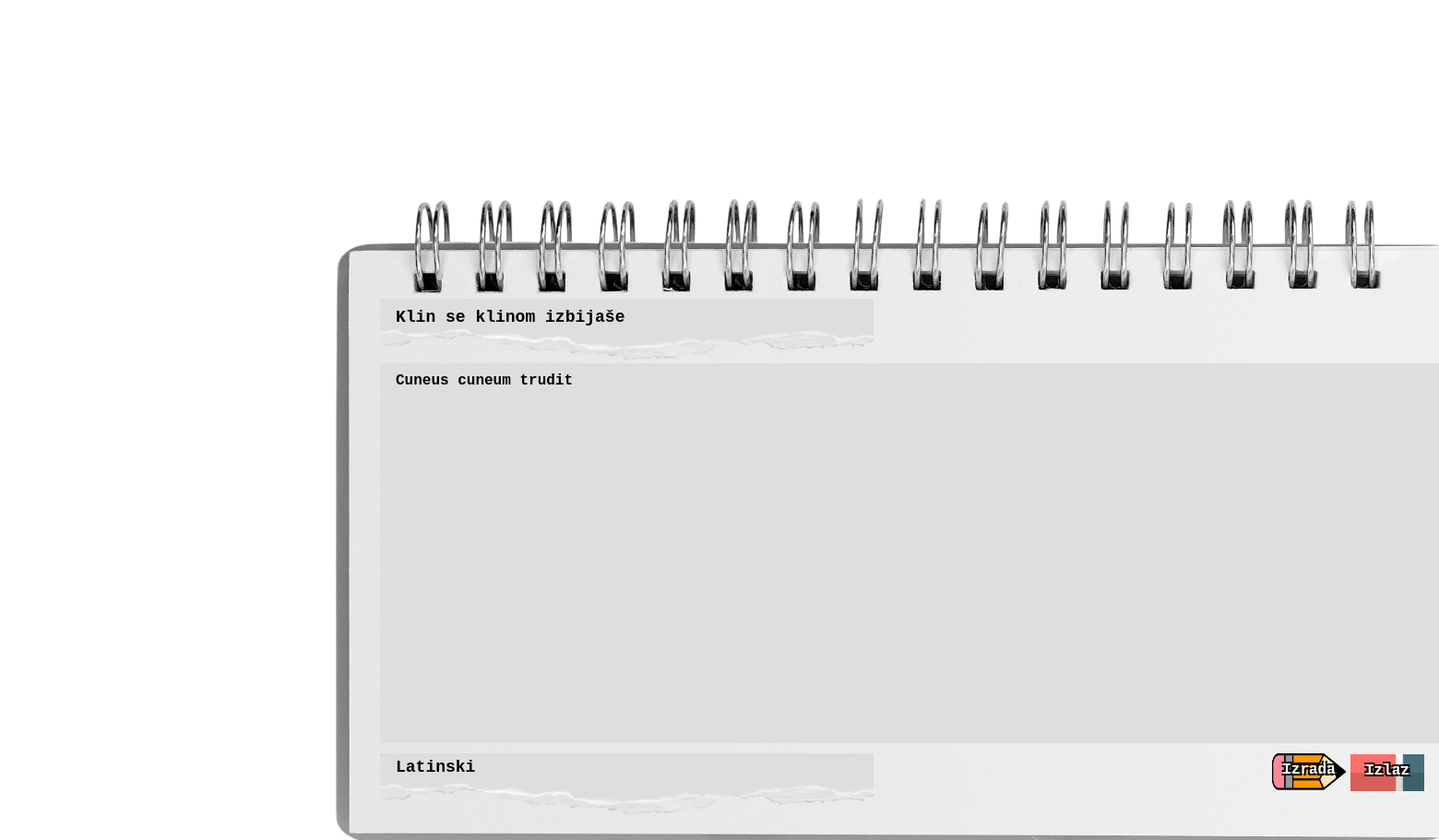
The app's page /uređivanje/44 with its own data.
### app.py (models this page shows, shortened)
class FunctionSite(functionDatabase.Model):
    id = functionDatabase.Column(functionDatabase.Integer, primary_key=True)
    name = functionDatabase.Column(functionDatabase.String(30), nullable=False, default=' ')
    description = functionDatabase.Column(functionDatabase.String(600), nullable=False, default=' ')
    language = functionDatabase.Column(functionDatabase.String(12), nullable=False, default=' ')
    date_created = functionDatabase.Column(functionDatabase.DateTime, default=datetime.utcnow)
    bookmark = functionDatabase.Column(functionDatabase.Boolean, default=False)

### app.py (the view)
@app.route('/uređivanje/<int:id>', methods=['GET', 'POST'])
def open_edit(id):
    function_to_edit = FunctionSite.query.get_or_404(id)
    if request.method == 'POST':
        function_to_edit.description = request.form['description']
        function_to_edit.name = request.form['name']
        function_to_edit.language = request.form['language']
        try:
            functionDatabase.session.commit()
            return redirect('/')
        except:
            return 'Error: Uređivanje neuspješno :('
    else:
        return render_template('update.html', function=function_to_edit)

### templates/update.html (shortened to what this page needs)
{% extends 'base.html' %}
{% block body %}
<div class="create_pannel" style="padding-left: 20px;">
    <form action="/uređivanje/{{ function.id }}" method="POST">
        <input style="margin-top: 30px; width: 1102px; border-radius: 7px; z-index: 6; position: absolute;" type="search" class="small-input-field" placeholder="Naziv" maxlength="30" name="name" id="name" value="{{ function.name }}">
        <img src="../static/images/SearchBAR.png" style="position: absolute; width: 535px; height: 40; z-index: 5; margin-top: 30px;">
        <textarea rows="4" cols="121.5" class="description" placeholder="Opis (600 znakova)" maxlength="600" name="description" id="description" style="margin-top: 100px; position: absolute;">{{ function.description }}</textarea>
        <div class="create" style="margin-left: 967px; margin-top: 523px; position: absolute; cursor: pointer;">
            <img src="../static/images/CreateBTN.png" height="40px" width="80px" style="z-index: 4;">
            <span class="createtext" style="z-index: 5;">Izrada</span>
            <input type="submit" class="createbtn" style="color: transparent; position: absolute; background: transparent; border: none; outline: none; z-index: 6; margin-left: -80px;">
        </div>
        <div class="create" style="margin-left: 1052px; margin-top: 524px; position: absolute;">
            <a href="/zatvaranje">
                <img src="../static/images/eraser.png" height="40px" width="80px">
                <span class="createtext">Izlaz</span>
            </a>
        </div>
        <input style="margin-top: 523px; margin-right: 827px; width: 300px; border-radius: 7px; height: 30px; z-index: 6; position: absolute;" type="search" class="small-input-field" placeholder="Predmet" maxlength="12" name="language" id="language" value="{{ function.language }}">
        <img src="../static/images/SearchBAR.png" style="position: absolute; width: 535px; height: 40; z-index: 5; margin-top: 523px;">
    </form>
</div>
{% endblock %}

### static/css/main.css (style rules this page uses)
body { font-family: Consolas, Menlo, Monaco, Lucida Console, Liberation Mono, DejaVu Sans Mono, Bitstream Vera Sans Mono, Courier New, monospace, serif; background-image: url('../images/Background.jpg'); background-repeat: no-repeat; background-attachment: fixed; background-size: cover; }
form { margin-top: 20px; }
::placeholder { color: #4d4d4d; font-weight: bold; opacity: 1; }
.create { margin-left: 1182px; margin-top: 220px; position: absolute; }
.createbtn { text-align: center; background-color: #272727; border: 1px solid #3b3b3b; box-sizing: border-box; border-radius: 25px; height: 40px; padding-top: 9px; padding-bottom: 10px; padding-left: 16px; padding-right: 16px; font-weight: bolder; color: white; text-decoration: none; }
.createtext { text-align: center; position: absolute; top: 40%; left: 50%; transform: translate(-50%, -50%); font-weight: bolder; color: white; text-shadow: -2px -2px 0 #000, 2px -2px 0 #000, -2px 2px 0 #000, 2px 2px 0 #000; text-decoration: none; }
.small-input-field { height: 40px; padding-left: 17px; background: transparent; border: none; outline: none; font-size: large; font-family: Consolas, Menlo, Monaco, Lucida Console, Liberation Mono, DejaVu Sans Mono, Bitstream Vera Sans Mono, Courier New, monospace, serif; }
input, select, textarea { color: rgb(0, 0, 0); font-weight: bold; }
.create_pannel { position: absolute; margin-top: 266px; margin-left: 384px; width: 1152px; height: 648px; z-index: 5; background: transparent; }
.description { height: 400px; padding-left: 17px; padding-top: 10px; margin-top: 25px; background-color: #dedede; font-size: medium; font-family: Consolas, Menlo, Monaco, Lucida Console, Liberation Mono, DejaVu Sans Mono, Bitstream Vera Sans Mono, Courier New, monospace, serif; border: none; outline: none; color: #000000; }

### records on screen
FunctionSite: name "Klin se klinom izbijaše", description "Cuneus cuneum trudit", language "Latinski"
